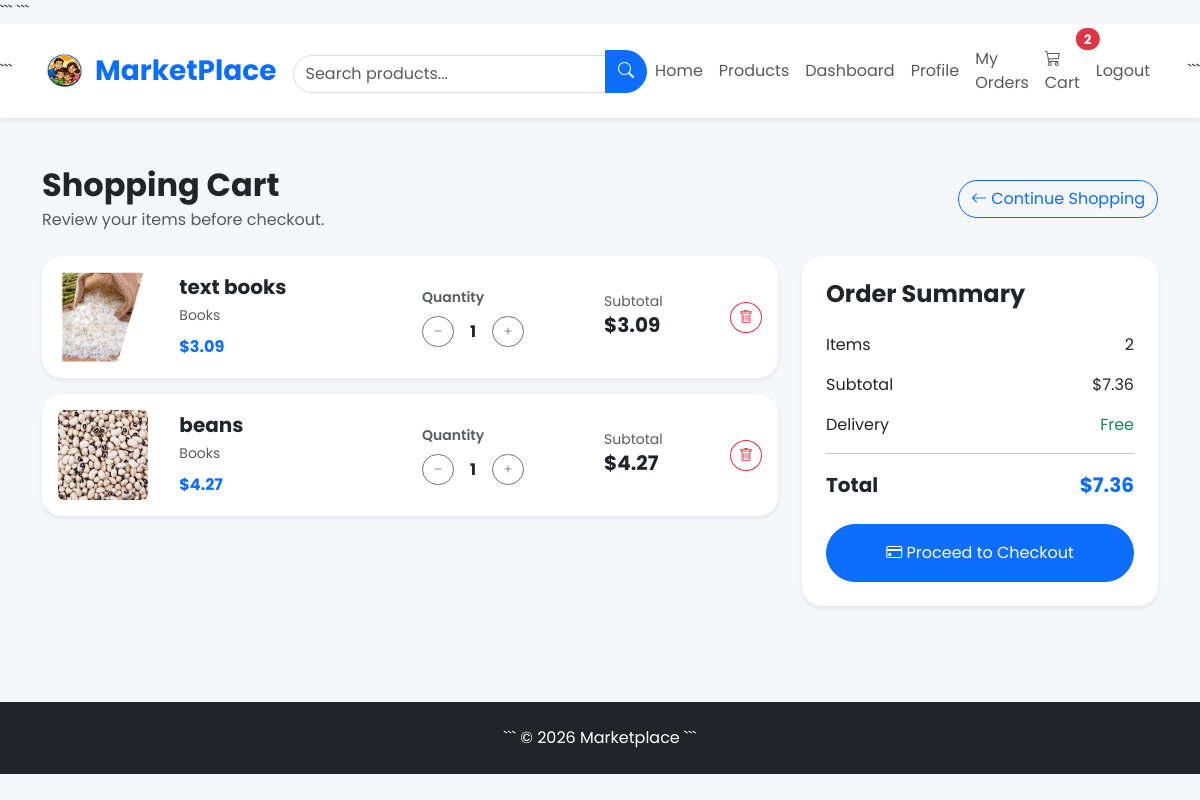
The app's page /cart/ (signed in) with its own data.
### cart/models.py (models this page shows, shortened)
class CartItem(models.Model):
    cart = models.ForeignKey(
        Cart,
        on_delete=models.CASCADE,
        related_name="items"
    )
    product = models.ForeignKey(
        Product,
        on_delete=models.CASCADE
    )
    quantity = models.PositiveIntegerField(default=1)
    @property
    def subtotal(self):
        return self.product.price * self.quantity

class Cart(models.Model):
    user = models.OneToOneField(
        User,
        on_delete=models.CASCADE
    )
    created_at = models.DateTimeField(auto_now_add=True)
    @property
    def total_price(self):
        return sum(item.subtotal for item in self.items.all())

### products/models.py (models this page shows, shortened)
class Product(models.Model):
    seller = models.ForeignKey(
        User,
        on_delete=models.CASCADE,
        related_name="products"
    )
    category = models.ForeignKey(
        Category,
        on_delete=models.CASCADE,
        related_name="products"
    )
    name = models.CharField(max_length=200)
    description = models.TextField()
    price = models.DecimalField(
        max_digits=10,
        decimal_places=2
    )
    quantity = models.PositiveIntegerField(default=1)
    image = models.ImageField(upload_to="products/", blank=True, null=True)
    available = models.BooleanField(default=True)
    created_at = models.DateTimeField(auto_now_add=True)
    updated_at = models.DateTimeField(auto_now=True)

class Category(models.Model):
    name = models.CharField(max_length=100)
    image = models.ImageField(upload_to="categories/", blank=True, null=True)

### cart/views.py (the view)
# urls.py: path("", views.cart_view, name="cart"),
def cart_view(request):
    if not request.user.is_authenticated:
        messages.warning(request, "Please login to view your cart.")
        return redirect("login")
    cart, created = Cart.objects.get_or_create(user=request.user)
    return render(
        request,
        "cart/cart.html",
        {"cart": cart}
    )

### cart/context_processors.py (called while the page is built)
def cart_count(request):
    count = 0
    if request.user.is_authenticated:
        try:
            cart = Cart.objects.get(user=request.user)
            count = sum(
                item.quantity
                for item in cart.items.all()
            )
        except Cart.DoesNotExist:
            count = 0
    return {
        "cart_count": count
    }

### templates/cart/cart.html (shortened to what this page needs)
{% extends "base.html" %}
{% block content %}
<div class="container py-5">
    <div class="d-flex justify-content-between align-items-center mb-4">
        <div>
            <h2 class="fw-bold mb-1">
                Shopping Cart
            </h2>
            <p class="text-muted mb-0">
                Review your items before checkout.
            </p>
        </div>
        <a href="{% url 'products' %}" class="btn btn-outline-primary">
            <i class="bi bi-arrow-left"></i>
            Continue Shopping
        </a>
    </div>
    {% if cart.items.exists %}
    <div class="row">
        <div class="col-lg-8">
            {% for item in cart.items.all %}
            <div class="card shadow-sm border-0 mb-3">
                <div class="card-body">
                    <div class="row align-items-center">
                        <div class="col-md-2">
                            {% if item.product.image %}
                            <img
                                src="{{ item.product.image.url }}"
                                class="img-fluid rounded"
                                style="height:90px; width:90px; object-fit:cover;"
                                alt="{{ item.product.name }}">
                            {% else %}
                            <div class="bg-light rounded p-4 text-center">
                                <i class="bi bi-image text-muted"></i>
                            </div>
                            {% endif %}
                        </div>
                        <div class="col-md-4">
                            <h5 class="fw-bold mb-1">
                                {{ item.product.name }}
                            </h5>
                            <small class="text-muted">
                                {{ item.product.category.name }}
                            </small>
                            <p class="text-primary fw-bold mt-2 mb-0">
                                ${{ item.product.price }}
                            </p>
                        </div>
                        <div class="col-md-3">
                            <label class="small text-muted d-block mb-2">
                                Quantity
                            </label>
                            <div class="d-flex align-items-center">
                                <a
                                    href="{% url 'decrease_quantity' item.id %}"
                                    class="btn btn-outline-secondary btn-sm">
                                    <i class="bi bi-dash"></i>
                                </a>
                                <span class="mx-3 fw-bold">
                                    {{ item.quantity }}
                                </span>
                                <a
                                    href="{% url 'increase_quantity' item.id %}"
                                    class="btn btn-outline-secondary btn-sm">
                                    <i class="bi bi-plus"></i>
                                </a>
                            </div>
                        </div>
                        <div class="col-md-2">
                            <small class="text-muted">
                                Subtotal
                            </small>
                            <h5 class="fw-bold">
                                ${{ item.subtotal }}
                            </h5>
                        </div>
                        <div class="col-md-1 text-end">
                            <a
                                href="{% url 'remove_from_cart' item.id %}"
                                class="btn btn-outline-danger btn-sm"
                                title="Remove">
                                <i class="bi bi-trash"></i>
                            </a>
                        </div>
                    </div>
                </div>
            </div>
            {% endfor %}
        </div>
        <div class="col-lg-4">
            <div class="card shadow-sm border-0">
                <div class="card-body p-4">
                    <h4 class="fw-bold mb-4">
                        Order Summary
                    </h4>
                    <div class="d-flex justify-content-between mb-3">
                        <span>
                            Items
                        </span>
                        <span>
                            {{ cart.items.count }}
                        </span>
                    </div>
                    <div class="d-flex justify-content-between mb-3">
                        <span>
                            Subtotal
                        </span>
                        <span>
                            ${{ cart.total_price }}
                        </span>
                    </div>
                    <div class="d-flex justify-content-between mb-3">
                        <span>
                            Delivery
                        </span>
                        <span class="text-success">
                            Free
                        </span>
                    </div>
                    <hr>
                    <div class="d-flex justify-content-between mb-4">
                        <strong class="fs-5">
                            Total
                        </strong>
                        <strong class="fs-5 text-primary">
                            ${{ cart.total_price }}
                        </strong>
                    </div>
                  <a
                      href="{% url 'checkout' %}"
                      class="btn btn-primary w-100 py-3">
                        <i class="bi bi-credit-card"></i>
                        Proceed to Checkout
                    </a>
                </div>
            </div>
        </div>
    </div>
    {% endif %}
</div>
{% endblock %}

### static/css/style.css (style rules this page uses)
body { font-family:'Poppins',sans-serif; background:#f5f7fb; }
.btn { border-radius:30px; transition:.3s; }
.card { border:none; border-radius:18px; overflow:hidden; transition:.35s; }
.card img { height:220px; object-fit:cover; }
.card, .btn, .list-group-item { transition:.3s ease; }
.btn-outline-danger { border-radius:50%; }
label { font-weight:600; margin-bottom:5px; }
.card { border-radius:20px; }

### records on screen
CartItem: product.image (picture), product.name "text books", product.category.name "Books", product.price "3.09", quantity "1", subtotal "3.09"
CartItem: product.image (picture), product.name "beans", product.category.name "Books", product.price "4.27", quantity "1", subtotal "4.27"
Cart: items.count "2", total_price "7.36"

### other values on screen
{{ cart_count }} "2"
